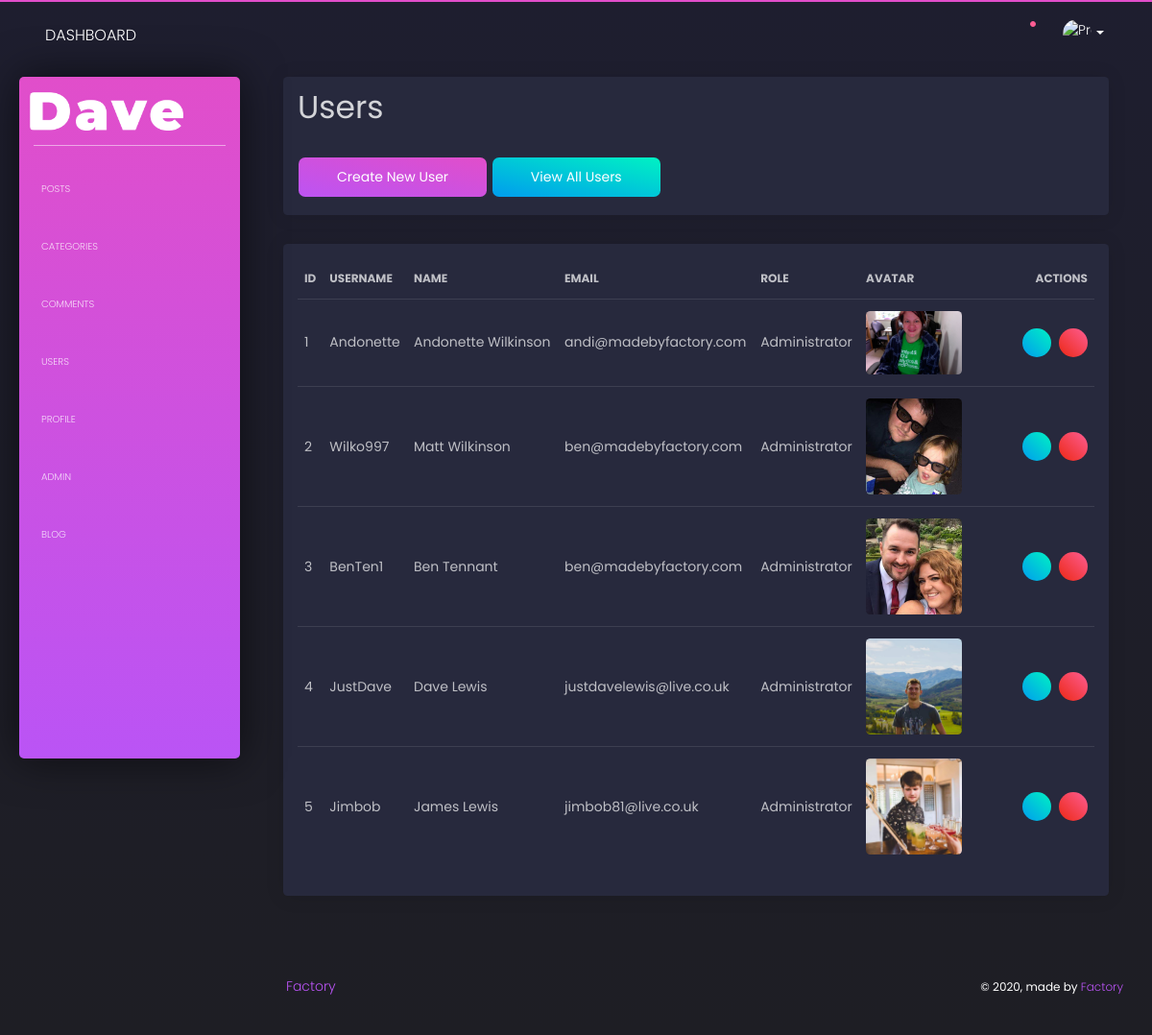
Before: /admin/users.php (signed in) with the older database file.
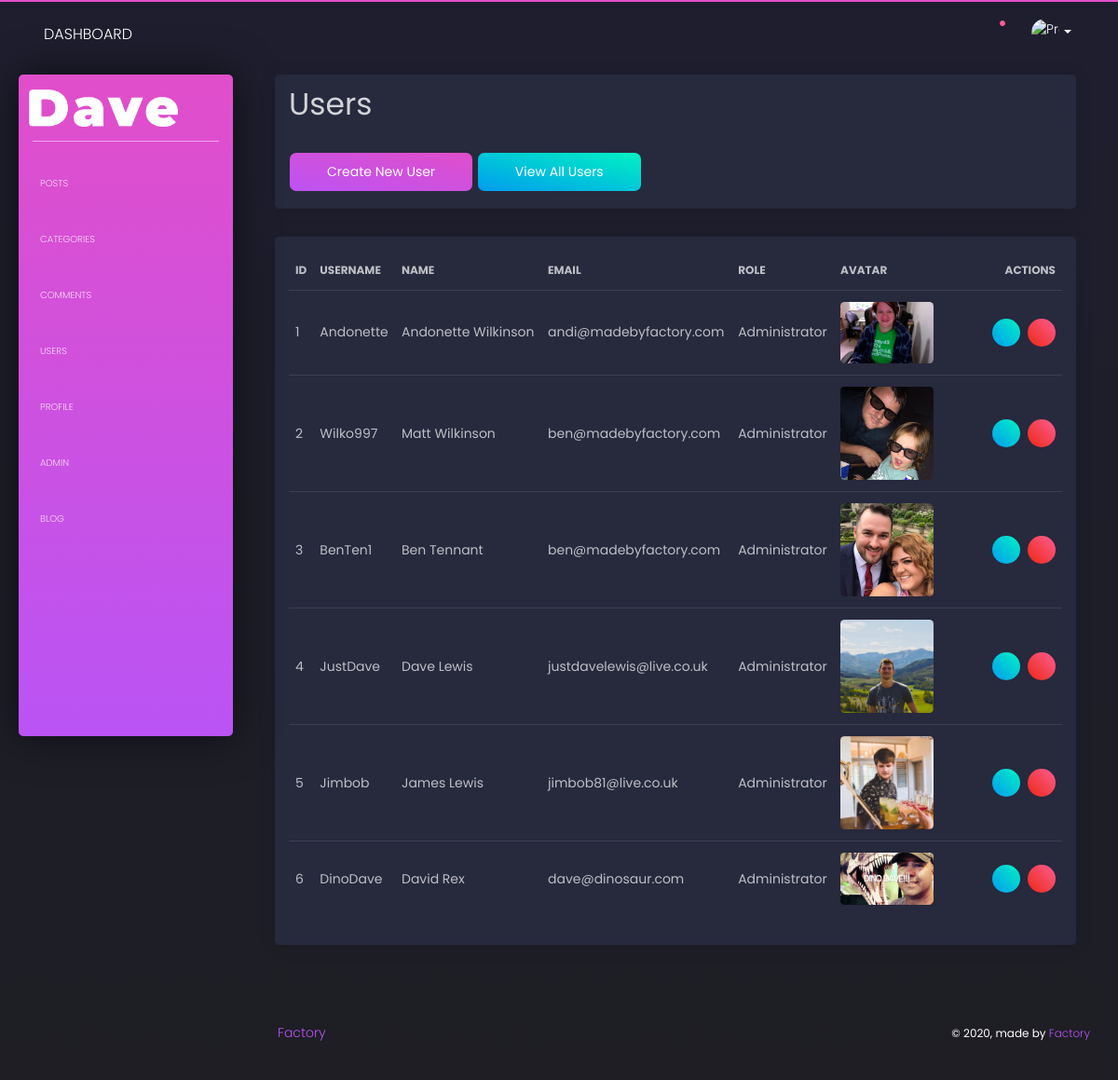
After: the same page with the newer database file.
### tables this page shows
CREATE TABLE `users` (
  `user_id` int(11) unsigned NOT NULL AUTO_INCREMENT,
  `user_name` varchar(255) DEFAULT NULL,
  `user_password` varchar(255) DEFAULT NULL,
  `user_firstname` varchar(255) DEFAULT NULL,
  `user_lastname` varchar(255) DEFAULT NULL,
  `user_email` varchar(255) DEFAULT NULL,
  `user_image` text,
  `user_role` varchar(255) DEFAULT NULL,
  `randSalt` varchar(255) DEFAULT NULL,
  PRIMARY KEY (`user_id`)
);

### admin/includes/users/view-users.php (the view, shortened to what this page needs)
<?php
function display_users()
{
    global $connection;
    $query = "SELECT * FROM users";
    $display_all_users = mysqli_query($connection, $query);
    while ($row = mysqli_fetch_assoc($display_all_users)) {
        $user_id = $row['user_id'];
        $user_name = $row['user_name'];
        $user_firstname = $row['user_firstname'];
        $user_lastname = $row['user_lastname'];
        $user_email = $row['user_email'];
        $user_role = $row['user_role'];
        $user_image = $row['user_image'];
        echo '<tr>';
        echo "<td>{$user_id}</td>";
        echo "<td>{$user_name}</td>";
        echo "<td>{$user_firstname} {$user_lastname}</td>";
        echo "<td>{$user_email}</td>";
        echo "<td>{$user_role}</td>";
          echo "<td><img class='img-fluid' src='../images/users/{$user_image}' alt='' style='max-width:100px;'/></td>";
        echo '<td class="text-right" style="min-width: 130px">';
        echo '<a href ="users.php?source=update_user&u_id=' . $user_id . '"
            class="btn btn-success btn-sm btn-round btn-icon mr-2">
            <i class="fal fa-edit pt-2"></i></a>';
        echo '<a onClick="javascript: return confirm(\'Are you sure you want to delete?\');" href ="users.php?delete=' . $user_id . '"
            class="btn btn-danger btn-sm btn-round btn-icon">
            <i class="fal fa-trash-alt pt-2"></i></a>';
        echo '</td>';
        echo '</tr>';
    }
}
?>
<div class="card">
    <div class="card-body">
        <table class="table table-hover">
            <thead>
                <th>ID</th>
                <th>Username</th>
                <th>Name</th>
                <th>Email</th>
                <th>Role</th>
                <th>Avatar</th>
                <th class="text-right">Actions</th>
            </thead>
            <tbody>
                <?php display_users(); ?>
            </tbody>
        </table>
    </div>
</div>

### admin/includes/header.php (shortened to what this page needs)
<?php
include 'functions.php';
?>
<!doctype html>
<html lang="en">
<head>
    <link href="css/black-dashboard.css?v=1.0.0" rel="stylesheet" />
    <link rel="stylesheet" href="css/style.css">
</head>
<body>
    <div class="wrapper ">
        <div class="sidebar" data-color="purple" data-background-color="white">
        <div class="logo">
            <a href="index.php" class="simple-text">
                <img src="../images/dave.png" alt="" class="img-fluid pr-5">
            </a>
        </div>
        <div class="sidebar-wrapper">
            <ul class="nav">
                <li>
                    <a href="posts.php">
                        <p>Posts</p>
                    </a>
                </li>
                <li>
                    <a href="categories.php">
                        <p>Categories</p>
                    </a>
                </li>
                <li>
                    <a href="comments.php">
                        <p>Comments</p>
                    </a>
                </li>
                <li>
                    <a href="users.php">
                        <p>Users</p>
                    </a>
                </li>
                <li>
                    <a href="profile.php">
                        <p>Profile</p>
                    </a>
                </li>
                <li>
                    <a href="./tables.html">
                        <p>Admin</p>
                    </a>
                </li>
                <li>
                    <a href="../">
                        <p>Blog</p>
                    </a>
                </li>
            </ul>
        </div>
    </div>
    <div class="main-panel">
 <nav class="navbar navbar-expand-lg navbar-absolute navbar-transparent">
   <div class="container-fluid">
     <div class="navbar-wrapper">
       <a class="navbar-brand" href="javascript:void(0)">Dashboard</a>
     </div>
     <div class="collapse navbar-collapse" id="navigation">
       <ul class="navbar-nav ml-auto">
         <li class="search-bar input-group">
           <button class="btn btn-link" id="search-button" data-toggle="modal" data-target="#searchModal"><i class="tim-icons icon-zoom-split" ></i>
           </button>
         </li>
         <li class="dropdown nav-item">
           <a href="javascript:void(0)" class="dropdown-toggle nav-link" data-toggle="dropdown">
             <div class="notification d-none d-lg-block d-xl-block"></div>
           </a>
         </li>
         <li class="dropdown nav-item">
           <a href="#" class="dropdown-toggle nav-link" data-toggle="dropdown">
             <div class="photo">
               <img src="https://placekitten.com/300/300" alt="Profile Photo">
             </div>
             <b class="caret d-none d-lg-block d-xl-block"></b>
           </a>
         </li>
       </ul>
     </div>
   </div>
 </nav>

### admin/users.php (shortened to what this page needs)
<?php
include 'includes/header.php';
?>
    <div class="content">
      <div class="container-fluid">
         <div class="row">
             <div class="col-12">
                 <div class="card">
                     <div class="card-body">
                         <div class="row">
                             <div class="col-12">
                                 <h1>Users</h1>
                                 <a href="users.php?source=create_user" class="btn btn-primary">Create New User</a>
                                 <a href="users.php" class="btn btn-success">View All Users</a>
                             </div>
                         </div>
                     </div>
                 </div>
                 <?php switch_user_content(); ?>
             </div>
         </div>
      </div>
    </div>
<?php include 'includes/footer.php'; ?>

### admin/functions.php (shortened to what this page needs)
<?php
function switch_user_content()
{
    if (isset($_GET['source'])) {
        $set_source = $_GET['source'];
    } else {
        $set_source = '';
    }
    switch ($set_source) {
        default:
            include 'includes/users/view-users.php';
            break;
    }
}

### admin/includes/footer.php (shortened to what this page needs)
<footer class="footer">
  <div class="container-fluid">
    <nav class="float-left">
      <ul class="list-unstyled ml-5">
          <li>
              <a href="https://www.madebyfactory.com">
                  Factory
              </a>
          </li>
      </ul>
    </nav>
    <div class="copyright float-right">
        &copy;
        , made by<i class="tim-icons icon-heart-2"></i>
        <a href="https://www.madebyfactory.com" target="_blank">Factory</a>
    </div>
  </div>
</footer>
</div>
</div>
<script src="js/black-dashboard.js?v=1.0.0" type="text/javascript"></script></body>
</html>

### admin/css/style.css (style rules this page uses)
.btn { font-weight: 400 !important; font-size: 14px; }

Changed rows visible on the page:
added users: user_id "6", user_name "DinoDave", user_firstname "David", user_lastname "Rex", user_email "dave@dinosaur.com", user_role "Administrator", shows a picture
